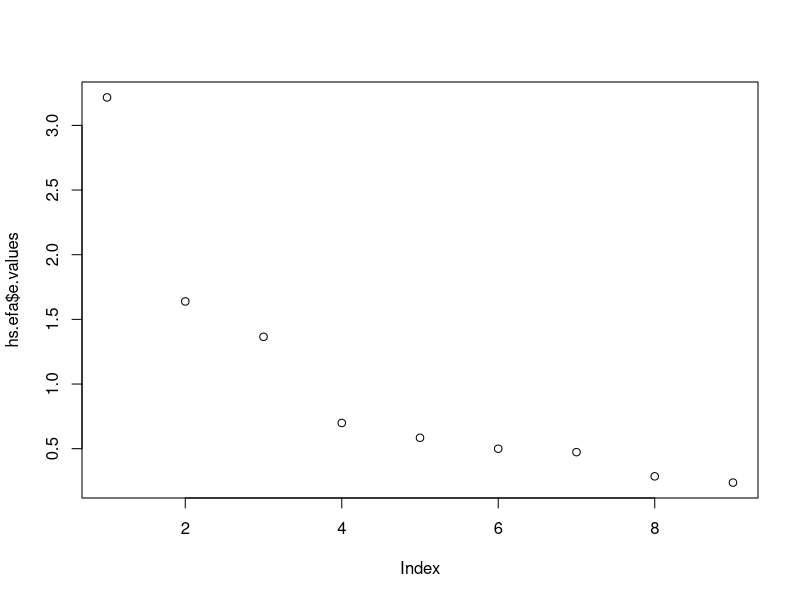

Write the R code that produced this figure. (Note: this script raises an error after producing the figure.)
## ---- chunk 1
library(lavaan) 
library(tidyverse)
library(psych)
## ---- chunk 2
glimpse(HolzingerSwineford1939)
## ---- chunk 3
library(psych)
hs.efa <- fa(select(HolzingerSwineford1939, x1:x9), nfactors = 9, 
             rotate = "none", fm = "ml")
hs.efa
## ---- chunk 4
plot(hs.efa$e.values)
## ---- chunk 5

hs.efa <- fa(select(HolzingerSwineford1939, x1:x9), nfactors = 3, 
             rotate = "none", fm = "ml")
hs.efa
## ---- chunk 6

hs.efa <- fa(select(HolzingerSwineford1939, x1:x9), nfactors = 3, 
             rotate = "varimax", fm = "ml")
hs.efa
print(hs.efa$loadings, cutoff = 0.4)
## ---- chunk 7
HS.model <- 'visual  =~ x1 + x2 + x3
             textual =~ x4 + x5 + x6
             speed   =~ x7 + x8 + x9'
## ---- chunk 8
fit <- cfa(HS.model, data = HolzingerSwineford1939)
## ---- chunk 9
fit
## ---- chunk 10
summary(fit, standardized=TRUE, fit.measures=TRUE, rsquare=TRUE)
## ---- chunk 11
fitted(fit)
coef(fit)
resid(fit, type = "normalized")
